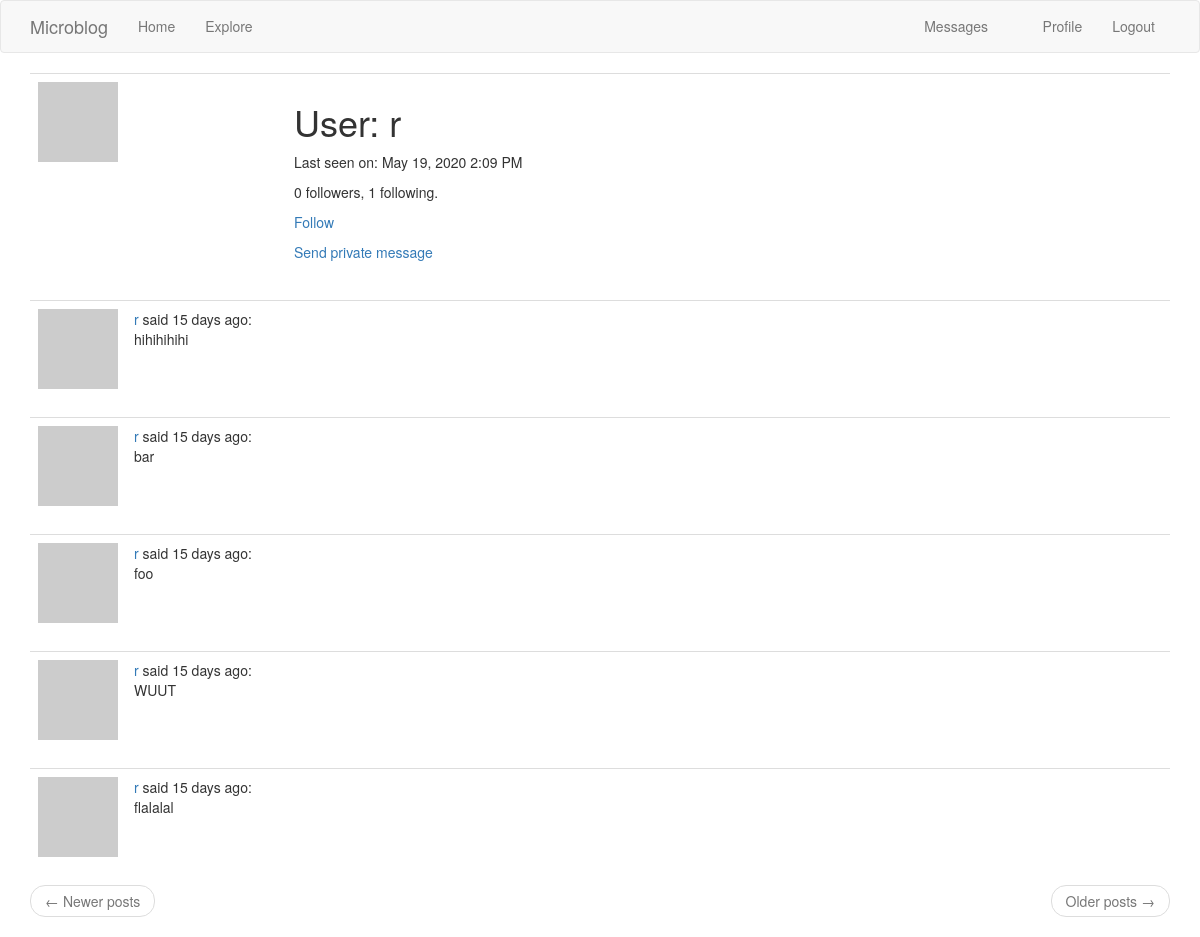
/user/r (signed in), run on the app's committed database.
### app/models.py (models this page shows, shortened)
class PaginatedAPIMixin(object):
    @staticmethod
    def to_collection_dict(query, page, per_page, endpoint, **kwargs): #first three SQLAlchemy query objects
        resources = query.paginate(page, per_page, False)
        data = {
            'items': [item.to_dict() for item in resources.items],
            '_meta': {
                'page': page,
                'per_page': per_page,
                'total_pages': resources.pages,
                'total_items': resources.total
            },
            '_links': {
                'self': url_for(endpoint, page=page, per_page=per_page, **kwargs),
                'next': url_for(endpoint, page=page+1, per_page=per_page, **kwargs) if resources.has_next else None,
                'prev': url_for(endpoint, page=page-1, per_page=per_page, **kwargs) if resources.has_prev else None
            }
        }
        return data

class User(PaginatedAPIMixin, UserMixin, db.Model):
    id = db.Column(db.Integer, primary_key=True)
    username = db.Column(db.String(64), index=True, unique=True)
    email = db.Column(db.String(120), index=True, unique=True)
    password_hash = db.Column(db.String(128))
    about_me = db.Column(db.String(140))
    last_seen = db.Column(db.DateTime, default = datetime.utcnow)
    posts = db.relationship('Post', backref='author', lazy='dynamic')
    followed = db.relationship(
        'User', secondary=followers,
        primaryjoin=(followers.c.follower_id == id),
        secondaryjoin=(followers.c.followed_id == id),
        backref=db.backref('followers', lazy='dynamic'), lazy='dynamic'
    )
    notifications = db.relationship('Notification', backref='user', lazy='dynamic')
    tasks = db.relationship('Task', backref='user', lazy='dynamic')
    token = db.Column(db.String(32), index=True, unique=True)
    token_expiration = db.Column(db.DateTime)
    def avatar(self, size):
        digest = md5(self.email.lower().encode('utf-8')).hexdigest()
        return 'https://www.gravatar.com/avatar/{}?d=retro&s={}'.format(digest, size)
    def is_following(self, user): #helper method
        return self.followed.filter(
            followers.c.followed_id == user.id).count() > 0
    messages_sent = db.relationship('Message',
        foreign_keys='Message.sender_id',
        backref='author',
        lazy='dynamic')
    messages_received = db.relationship('Message',
        foreign_keys='Message.recipient_id',
        backref='recipient',
        lazy='dynamic')
    last_message_read_time = db.Column(db.DateTime)
    def new_messages(self):
        last_read_time = self.last_message_read_time or datetime(1900, 1, 1)
        return Message.query.filter_by(recipient=self).filter(
            Message.timestamp > last_read_time).count()
    def get_tasks_in_progress(self):
        return Task.query.filter_by(user=self, complete=False).all()

class Post(db.Model):
    id = db.Column(db.Integer, primary_key=True)
    body = db.Column(db.String(140))
    timestamp = db.Column(db.DateTime, index=True, default=datetime.utcnow)
    user_id = db.Column(db.Integer, db.ForeignKey('user.id'))

### app/main/routes.py (the view)
@bp.route('/user/<username>') #dynamic content in <>
@login_required
def user(username):
    user = User.query.filter_by(username=username).first_or_404()
    page = request.args.get('page', 1, type=int)
    posts = user.posts.order_by(Post.timestamp.desc()).paginate(page, current_app.config['POSTS_PER_PAGE'], False)
    next_url = url_for('main.user', username=user.username, page=posts.next_num) if posts.has_next else None
    prev_url = url_for('main.user', username=user.username, page=posts.prev_num) if posts.has_prev else None
    return render_template('user.html', user=user, posts=posts.items, prev_url=prev_url, next_url=next_url)

### app/main/routes.py (called while the page is built)
@bp.before_app_request
def before_request():
    if current_user.is_authenticated:
        current_user.last_seen = datetime.utcnow()
        db.session.commit()

### app/models.py (called while the page is built)
@login.user_loader
def load_user(id):
    return User.query.get(int(id))

### app/templates/user.html (shortened to what this page needs)
{% extends "base.html" %}
{% block app_content %}
    <table class="table table-hover">
        <tr>
            <td width="256px"><img src="{{ user.avatar(256) }}"></td>
            <td>
                <h1>User: {{ user.username }}</h1>
                {% if user.last_seen %}<p>Last seen on: {{ moment(user.last_seen).format('LLL') }}</p>{% endif %}
                <p>{{ user.followers.count() }} followers, {{ user.followed.count() }} following.</p>
                {% if user == current_user %}
                <p><a href="{{ url_for('main.edit_profile') }}">Edit your profile</a></p>
                {% if not current_user.get_task_in_progress('export_posts') %}
                <p><a href="{{ url_for('main.export_posts') }}">Export your posts</a></p>
                {% endif %}
                {% elif not current_user.is_following(user) %}
                <p><a href="{{ url_for('main.follow', username=user.username) }}">Follow</a></p>
                {% else %}
                <p><a href="{{ url_for('main.unfollow', username=user.username) }}">Unfollow</a></p>
                {% endif %}
                {% if user != current_user %}
                <p><a href="{{ url_for('main.send_message', recipient=user.username) }}">Send private message</a></p>
                {% endif %}
            </td>
        </tr>
    </table>
    {% for post in posts %}
        {% include '_post.html' %}
    {% endfor %}
    <nav aria-label="...">
        <ul class="pager">
            <li class="previous{% if not prev_url %} disabled{% endif %}">
                <a href="{{ prev_url or '#' }}">
                    <span aria-hidden="true">&larr;</span> Newer posts
                </a>
            </li>
            <li class="next{% if not next_url %} disabled{% endif %}">
                <a href="{{ next_url or '#' }}">
                    Older posts <span aria-hidden="true">&rarr;</span>
                </a>
            </li>
        </ul>
    </nav>
{% endblock %}

### app/templates/_post.html
<table class="table table-hover">
    <tr>
        <td width="70px">
            <a href="{{ url_for('main.user', username=post.author.username) }}">
                <img src="{{ post.author.avatar(70) }}" />
            </a>
        </td>
        <td>
            <a href="{{ url_for('main.user', username=post.author.username) }}">
                {{ post.author.username }}
            </a>
            said {{ moment(post.timestamp).fromNow() }}:
            <br>
            {{ post.body }}
        </td>
    </tr>
</table>

### data on the page
User: username "r", last_seen "May 19, 2020 2:09 PM"
Post: author.username "r", timestamp "15 days ago", body "hihihihihi"
Post: author.username "r", timestamp "15 days ago", body "bar"
Post: author.username "r", timestamp "15 days ago", body "foo"
Post: author.username "r", timestamp "15 days ago", body "WUUT"
Post: author.username "r", timestamp "15 days ago", body "flalalal"

### other printed values
{{ user.followers.count() }} "0"
{{ user.followed.count() }} "1"
